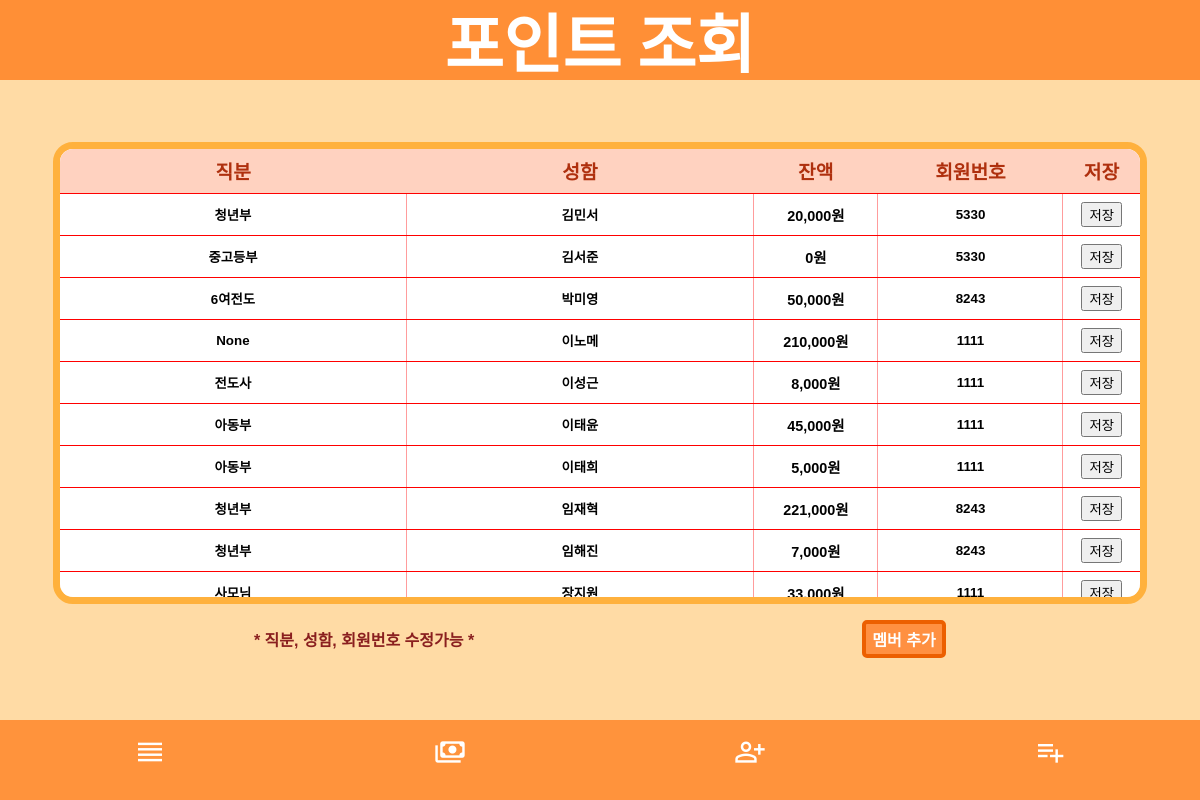
/Client_list/, run on the app's committed database.
### main/models.py (models this page shows)
class ClientNumberData(models.Model):
    name = models.CharField(max_length=15, null=False)
    phone_number = models.CharField(max_length=15, null=False)
    current_point = models.IntegerField(null=True, blank=True)
    charge_point = models.CharField(max_length=15, null=True, blank=True)
    position = models.CharField(max_length=15, null=True, blank=True)
    age = models.IntegerField(null=True, blank=True)
    value = models.CharField(max_length=15, null=True, default='default_value')

### main/views.py (the view)
# urls.py: path('Client_list/', ClientList.as_view()),
class ClientList(APIView):
    def get(self, request):
        today = timezone.now().date()
        client_data = ClientNumberData.objects.all().order_by('name')
        manager_list = CafeManager.objects.all()
        context = {
            'today': today,
            'manager_list': manager_list,
            'client_data': client_data,
        }
        return render(request, 'main/client_list.html', context)

### templates/main/client_list.html (shortened to what this page needs)
<!DOCTYPE html>
<html lang="en">
<head>
    {% load static %}
    {% load humanize %}
    <link rel="stylesheet" type="text/css" href="{% static 'client_list/client_list.css' %}">
</head>
<body>
<div class="header">
    <div class="order-waiting-num">포인트 조회</div>
</div>
<div class="client-list-content">
    <div class="client-list-container">
        <table>
            <thead>
            <tr>
                <th>직분</th>
                <th>성함</th>
                <th>잔액</th>
                <th>회원번호</th>
                <th>저장</th>
            </tr>
            </thead>
            <tbody>
            {% for list in client_data %}
            <tr>
                <td>
                    <input type="text" class="client-position" value="{{ list.position }}">
                </td>
                <td>
                    <input type="text" class="client-name" value="{{ list.name }}">
                </td>
                <td>{{ list.current_point|intcomma }}원</td>
                <td class="phone-number-td">
                    <input type="text" class="phone-number" value="{{ list.phone_number }}">
                </td>
                <td>
                    <button class="client-update" onclick="updateClient(this)">저장</button>
                </td>
            </tr>
            {% endfor %}
            </tbody>
        </table>
    </div>
    <div class="client-list-notify">
        <div class="client-list-message">* 직분, 성함, 회원번호 수정가능 *</div>
        <div class="client-add-btn" onclick="client_add()">멤버 추가</div>
    </div>
</div>
</body>
<footer>
    <a class="material-symbols-outlined footer-icon" href="/manager" style="text-decoration: none;">reorder</a>
    <a class="material-symbols-outlined footer-icon" href="/PointExamine">payments</a>
    <a class="material-symbols-outlined footer-icon" href="/Client_list">person_add</a>
    <a class="material-symbols-outlined footer-icon" href="/Menu_list">playlist_add</a>
</footer>
</html>

### static/client_list/client_list.css (style rules this page uses)
input { border: none; background-color: transparent; font-weight: 600; text-align: center; }
html { background-color: #ffdba5; }
:root { --font-googleTitan_One: 'Titan_One', cursive; --font-googleNanum_Pen_Script: 'Nanum_Pen_Script', cursive; --font-googleSingle_Day: 'Single_Day', cursive; --font-googleGamja_Flower: 'Gamja_Flower', cursive; --font-googleDongle-Bold: 'Dongle-Bold', cursive; --font-googleDongle-Light: 'Dongle-Bold', cursive; --font-googleDongle-Regular: 'Dongle-Bold', cursive; }
body { font-family: Arial, sans-serif; margin: 0; padding: 0; }
.header { position: fixed; display: flex; flex-direction: row; justify-content: space-around; align-items: center; width: 100%; height: 5rem; background-color: #ff8f36; font-family: 'Dongle', sans-serif; }
.order-waiting-num { font-size: 2rem; font-weight: 600; color: white; scale: 2; }
.client-list-content { position: absolute; top: 5rem; display: flex; flex-direction: column; justify-content: center; align-items: center; width: 100%; height: calc(100% - 10rem); z-index: 2; transition: transform 0.5s ease-in-out, opacity 0.3s ease-in-out; }
.client-list-notify { display: flex; flex-direction: row; justify-content: space-around; align-items: center; width: 90%; margin-top: 1rem; }
.client-list-message { font-weight: 600; color: #8a1f1f; }
.client-add-btn { display: flex; flex-direction: row; justify-content: center; align-items: center; text-align: center; padding: 0.2rem 0.4rem; border: 4px solid #ec5f00; border-radius: 5px; background-color: #ff9041; color: #ffffff; font-size: 1rem; font-weight: bold; transition: all 0.4s; }
.client-list-container { display: flex; flex-direction: column; justify-content: start; align-items: center; width: 90%; height: 70%; border: 7px solid rgb(255, 177, 61); border-radius: 20px; background-color: white; font-size: 1.5rem; font-weight: 600; font-family: 'Gamja Flower', sans-serif; color: #4d2107; transition: transform 0.5s ease-in-out, opacity 0.3s ease-in-out; overflow: scroll; }
table { width: 100%; border-collapse: collapse; color: black; }
thead { height: 5vh; font-family: "Gowun Dodum", sans-serif; }
thead th { position: sticky; top: 0; background-color: #ffd2c0; z-index: 1; font-family: 'Gamja Flower', sans-serif; font-size: 1.2rem; font-weight: 600; color: #af300e; }
th, td { text-align: center; padding: 8px 0; border-bottom: 1px solid #ff0000; font-size: 0.9rem; font-weight: 600; font-family: "Gowun Dodum", sans-serif; font-style: normal; }
th { background-color: #f2f2f2; }
td:not(:last-child) { border-right: 1px solid #ff9c9c; }
.client-position { width: 15vw; }
.client-name { width: 15vw; }
.phone-number { width: 15vw; }
.phone-number-td { width: 15vw; }
footer { display: flex; flex-direction: row; justify-content: space-around; align-items: start; background-color: #ff933c; color: #faeed8; position: fixed; bottom: 0; width: 100%; height: 5rem; }
.footer-icon { margin-top: 1rem; font-size: 2rem !important; text-decoration: none; color: white; }

### data on the page
ClientNumberData: position "청년부", name "김민서", current_point "20,000", phone_number "5330"
ClientNumberData: position "중고등부", name "김서준", current_point "0", phone_number "5330"
ClientNumberData: position "6여전도", name "박미영", current_point "50,000", phone_number "8243"
ClientNumberData: position "None", name "이노메", current_point "210,000", phone_number "1111"
ClientNumberData: position "전도사", name "이성근", current_point "8,000", phone_number "1111"
ClientNumberData: position "아동부", name "이태윤", current_point "45,000", phone_number "1111"
ClientNumberData: position "아동부", name "이태희", current_point "5,000", phone_number "1111"
ClientNumberData: position "청년부", name "임재혁", current_point "221,000", phone_number "8243"
ClientNumberData: position "청년부", name "임해진", current_point "7,000", phone_number "8243"
ClientNumberData: position "사모님", name "장지원", current_point "33,000", phone_number "1111"
